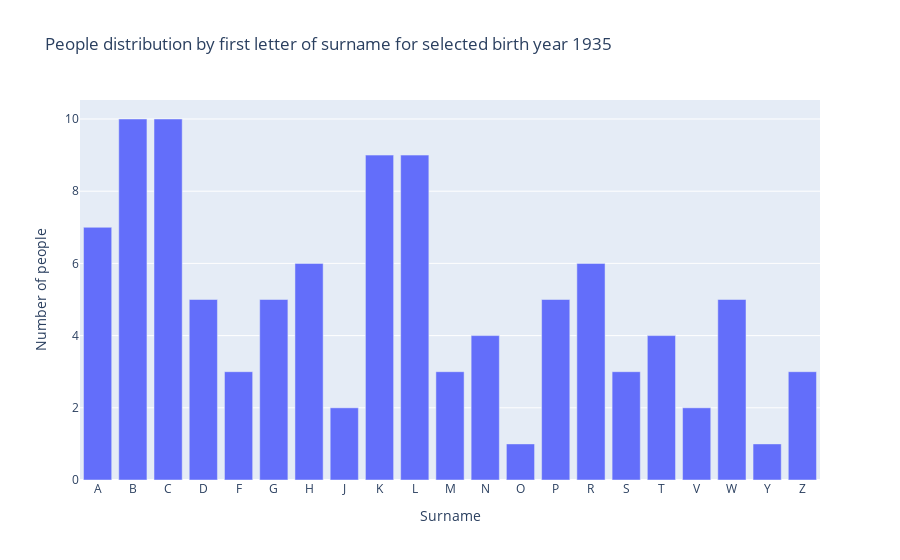

The notebook cell this image was saved under:
### Markdown cell above
## Distribution by surname for selected birth year

### Code cell
# get data for selected birth year

data_selected = []

entity_type = "persons"
selected_field = "born"

data_dict = {}
# iterate through selected entity type
for entity in data.get(entity_type):

    if selected_field in entity:
        property = entity.get(selected_field)
        property = property.split("-")[0]

        if property == "" or int(property) != int(selected_birthyear):
            continue
        if property in data_dict:
            data_dict[property] += 1
        else:
            data_dict[property] = 1

        data_selected.append(entity)


x_label = "Surname"
y_label = "Number of people"
histogram_title = f"People distribution by first letter of surname for selected birth year {selected_birthyear}"


selected_field = "name"
histogram_type = "surname"
ignore_list = [""]

if len(data_selected) > 0:

    histogram = create_histogram({"persons": data_selected}, x_label, y_label, histogram_title, entity_type, selected_field, ignore_list,histogram_type,0)
    histogram.show()

### Figure 1 — Plotly figure (JSON) as saved in the notebook; plotly's stock layout.template omitted (floating-point values rounded to 4 significant figures)
{"data": [{"alignmentgroup": "True", "hovertemplate": "Surname=%{x}<br>Number of people=%{y}<extra></extra>", "legendgroup": "", "marker": {"color": "#636efa", "pattern": {"shape": ""}}, "name": "", "offsetgroup": "", "orientation": "v", "showlegend": false, "textposition": "auto", "type": "bar", "x": ["A", "B", "C", "D", "F", "G", "H", "J", "K", "L", "M", "N", "O", "P", "R", "S", "T", "V", "W", "Y", "Z"], "xaxis": "x", "y": [7, 10, 10, 5, 3, 5, 6, 2, 9, 9, 3, 4, 1, 5, 6, 3, 4, 2, 5, 1, 3], "yaxis": "y"}], "layout": {"barmode": "relative", "legend": {"tracegroupgap": 0}, "title": {"text": "People distribution by first letter of surname for selected birth year 1935"}, "xaxis": {"anchor": "y", "domain": [0, 1], "title": {"text": "Surname"}}, "yaxis": {"anchor": "x", "domain": [0, 1], "title": {"text": "Number of people"}}}}
